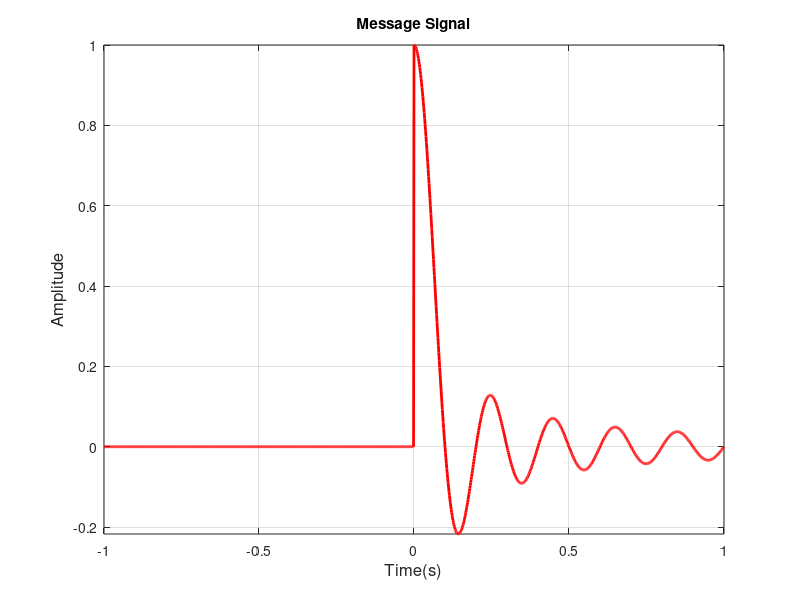
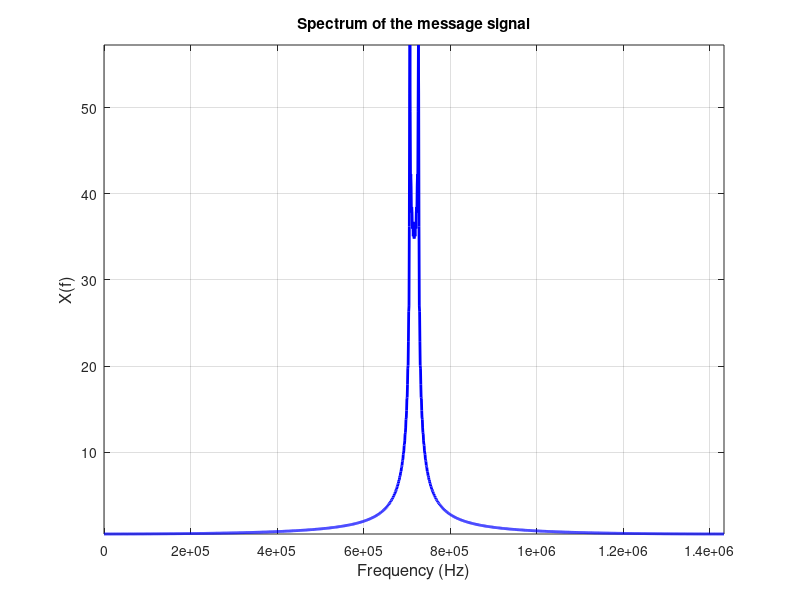

MATLAB code to generate these figures, in order:
%% problem 1
clc;
clear all;
close all;
%% start simulation
t0 = 2; % signal duration
fs = 700; % sampling frequency
t = [-t0/2:1/fs:t0/2];
for i=1:length(t)
    if t(i)>=0
        x_m(i) = sinc(10*t(i));
    else
        x_m(i)=0;
    end
end
plot(t,x_m,'-r','LineWidth',2)
grid on
title('Message Signal')
xlabel('Time(s)','FontSize',12)
ylabel('Amplitude','FontSize',12)
axis tight

%% Fourier Transform
N_FFT = 2^nextpow2(length(x_m)); %FFT Sample points
x_f = fft(x_m,N_FFT);
x_m = [x_m,zeros(1,N_FFT-length(x_m))];
f = [0:fs:fs*(length(x_m)-1)]-fs/2;
figure
plot(f,abs(fftshift(x_f)),'-b','LineWidth',2)
grid on
title('Spectrum of the message signal');
ylabel('X(f)','FontSize',12)
xlabel('Frequency (Hz)','FontSize',12)
axis tight
